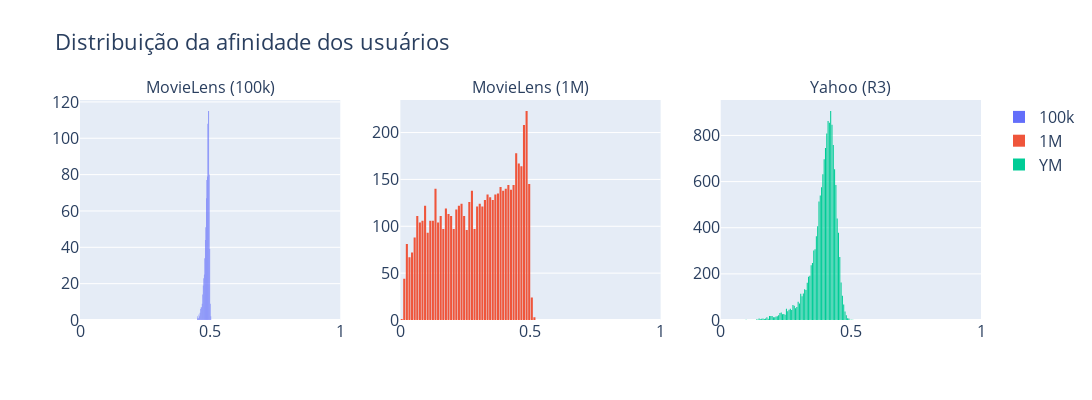

Notebook code for this chart:
### Code cell
import numpy as np
import plotly.graph_objs as go
import plotly.io as pio
from plotly.subplots import make_subplots

# Cria uma figura com subplots (3 linhas, 1 coluna)
fig = make_subplots(
    rows=1,
    cols=3,
    subplot_titles=("MovieLens (100k)", "MovieLens (1M)", "Yahoo (R3)"),
)
fig.add_trace(go.Histogram(x=all_user_intent_100k, name="100k"), row=1, col=1)

# Adiciona um histograma para all_user_intent_1m na primeira linha
fig.add_trace(go.Histogram(x=all_user_intent_1m, name="1M"), row=1, col=2)

# Adiciona um histograma para all_user_intent_10m na segunda linha
# fig.add_trace(go.Histogram(x=all_user_intent_10m, name="10m"), row=2, col=1)

# Adiciona um histograma para yahoo na terceira linha
fig.add_trace(go.Histogram(x=all_user_intent_yahoo, name="YM"), row=1, col=3)

# Atualiza o layout do subplot para torná-lo mais informativo
fig.update_layout(
    title_text="Distribuição da afinidade dos usuários",
    height=400,  # Ajuste a altura total da figura (3 subplots)
    width=1200,
    font=dict(size=16),  # Ajuste o tamanho da fonte aqui
)

# Atualizando configurações específicas de cada subplot
fig.update_xaxes(
    title_text="Afinidade dos usuários", row=3, col=1
)  # Apenas o último precisa de título no eixo X
fig.update_yaxes(
    title_text="Contagem", row=2, col=1
)  # Exemplo de adicionar título no eixo Y do subplot do meio

# Ajustando o espaço entre os subplots
fig.update_layout(bargap=0.2)  # Espaço entre as barras do histograma
fig.update_xaxes(range=[0, 1], row=1, col=1)
fig.update_xaxes(range=[0, 1], row=1, col=2)
fig.update_xaxes(range=[0, 1], row=1, col=3)
pio.show(fig)

### Figure 1 — Plotly figure (JSON) as saved in the notebook; plotly's stock layout.template omitted (floating-point values rounded to 4 significant figures; data arrays with more than 128 entries replaced by an {"elided": "..."} marker saying what was removed)
{"data": [{"name": "100k", "type": "histogram", "x": {"elided": "943 float values"}, "xaxis": "x", "yaxis": "y"}, {"name": "1M", "type": "histogram", "x": {"elided": "6040 float values"}, "xaxis": "x2", "yaxis": "y2"}, {"name": "YM", "type": "histogram", "x": {"elided": "15400 float values"}, "xaxis": "x3", "yaxis": "y3"}], "layout": {"annotations": [{"font": {"size": 16}, "showarrow": false, "text": "MovieLens (100k)", "x": 0.1444, "xanchor": "center", "xref": "paper", "y": 1, "yanchor": "bottom", "yref": "paper"}, {"font": {"size": 16}, "showarrow": false, "text": "MovieLens (1M)", "x": 0.5, "xanchor": "center", "xref": "paper", "y": 1, "yanchor": "bottom", "yref": "paper"}, {"font": {"size": 16}, "showarrow": false, "text": "Yahoo (R3)", "x": 0.8556, "xanchor": "center", "xref": "paper", "y": 1, "yanchor": "bottom", "yref": "paper"}], "bargap": 0.2, "font": {"size": 16}, "height": 400, "title": {"text": "Distribuição da afinidade dos usuários"}, "width": 1200, "xaxis": {"anchor": "y", "domain": [0, 0.2889], "range": [0, 1]}, "xaxis2": {"anchor": "y2", "domain": [0.3556, 0.6444], "range": [0, 1]}, "xaxis3": {"anchor": "y3", "domain": [0.7111, 1], "range": [0, 1]}, "yaxis": {"anchor": "x", "domain": [0, 1]}, "yaxis2": {"anchor": "x2", "domain": [0, 1]}, "yaxis3": {"anchor": "x3", "domain": [0, 1]}}}
